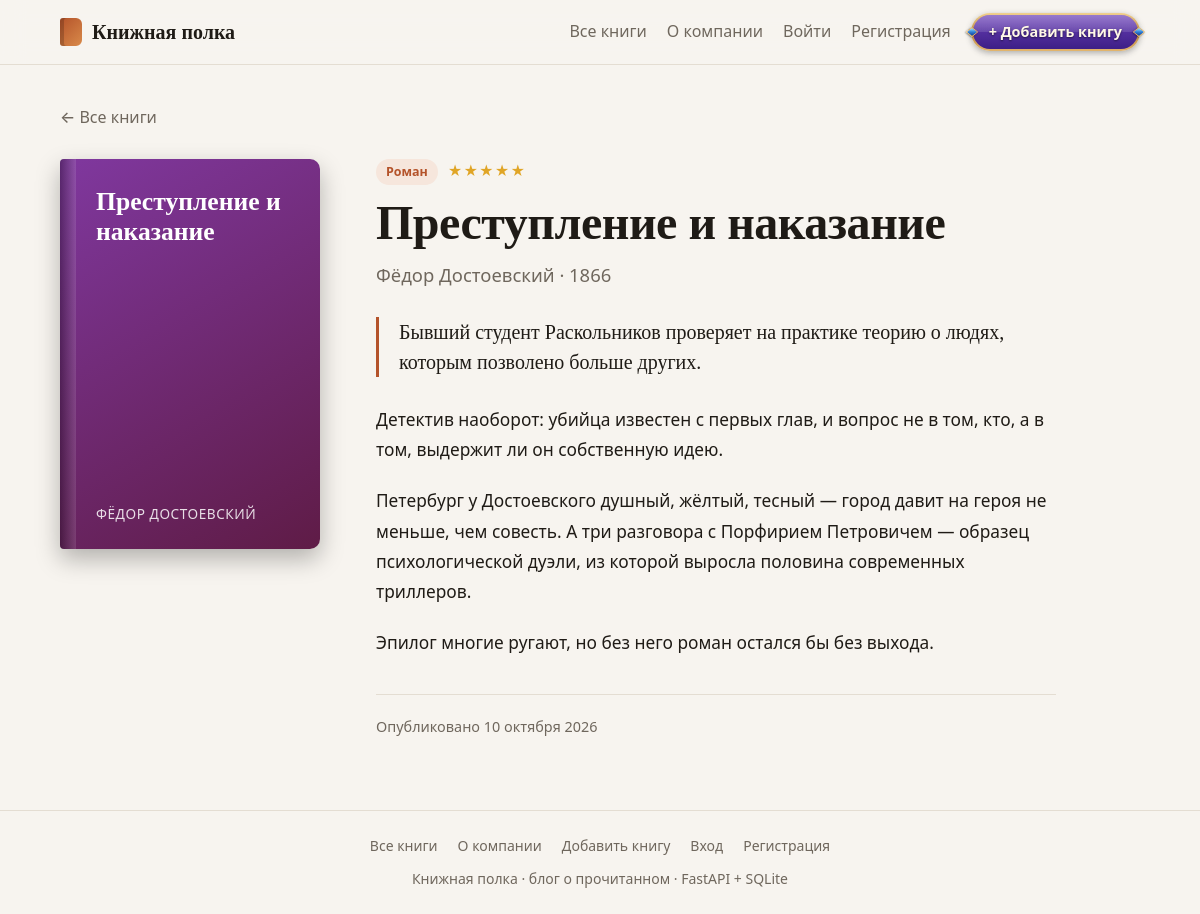
The page /books/6 on the database its author committed.
### tables this page shows
CREATE TABLE books (
    id          INTEGER PRIMARY KEY AUTOINCREMENT,
    title       TEXT    NOT NULL,
    author      TEXT    NOT NULL,
    year        INTEGER,
    genre       TEXT    NOT NULL DEFAULT '',
    rating      INTEGER NOT NULL DEFAULT 0,
    description TEXT    NOT NULL DEFAULT '',
    content     TEXT    NOT NULL DEFAULT '',
    created_at  TEXT    NOT NULL,
    updated_at  TEXT    NOT NULL
);

### main.py (the view)
@app.get("/books/{book_id}", response_class=HTMLResponse)
def view_book(request: Request, book_id: BookId):
    book = get_book_or_404(book_id)
    return templates.TemplateResponse(request, "book.html", {"book": book})

### templates/book.html (shortened to what this page needs)
{% extends "base.html" %}
{% from "_macros.html" import cover, stars %}
{% block content %}
<a class="back-link" href="/"><span aria-hidden="true">←</span> Все книги</a>
<article class="book">
    <aside class="book-side">
        {{ cover(book, large=True) }}
    </aside>
    <div class="book-main">
        <div class="card-meta">
            {% if book.genre %}<span class="tag">{{ book.genre }}</span>{% endif %}
            {{ stars(book.rating) }}
        </div>
        <h1 class="book-title">{{ book.title }}</h1>
        <p class="book-author">
            {{ book.author }}{% if book.year %} · {{ book.year }}{% endif %}
        </p>
        {% if book.description %}
        <p class="book-lead">{{ book.description }}</p>
        {% endif %}
        {% if book.content %}
        <div class="prose">
            {% for paragraph in book.content.split("\n\n") %}
            {% if paragraph.strip() %}<p>{{ paragraph }}</p>{% endif %}
            {% endfor %}
        </div>
        {% else %}
        <p class="muted">Заметок об этой книге пока нет.</p>
        {% endif %}
        <p class="book-dates muted">
            Опубликовано {{ book.created_at|date }}
        </p>
    </div>
</article>
{% endblock %}

### templates/_macros.html (shortened to what this page needs)
{% macro cover(book, large=False) %}
<div class="cover{% if large %} cover-large{% endif %}" style="--hue: {{ (book.id * 47) % 360 }}" aria-hidden="true">
    <span class="cover-title">{{ book.title }}</span>
    <span class="cover-author">{{ book.author }}</span>
</div>
{% endmacro %}
{% macro stars(rating) %}
{% if rating %}
<span class="stars" title="Оценка: {{ rating }} из 5">
    <span class="stars-on">{{ "★" * rating }}</span>
</span>
{% endif %}
{% endmacro %}

### static/style.css (style rules this page uses)
:root { --bg: #f7f4ef; --surface: #ffffff; --surface-2: #f1ece4; --text: #1f1b16; --muted: #6f675d; --border: #e4ddd2; --accent: #b4532a; --accent-hover: #963f1c; --accent-soft: #f6e6dc; --on-accent: #ffffff; --danger: #b3261e; --danger-soft: #fbe9e7; --star: #e0a526; --shadow: 0 1px 2px rgba(31, 27, 22, .05), 0 8px 24px rgba(31, 27, 22, .07); --shadow-hover: 0 2px 4px rgba(31, 27, 22, .06), 0 18px 40px rgba(31, 27, 22, .13); --radius: 16px; --font-sans: "Segoe UI Variable Text", "Segoe UI", system-ui, -apple-system, Roboto, "Helvetica Neue", Arial, sans-serif; --font-serif: "Iowan Old Style", "Palatino Linotype", Palatino, Georgia, "Times New Roman", serif; color-scheme: light; }
*, *::before, *::after { box-sizing: border-box; }
body { margin: 0; min-height: 100vh; display: flex; flex-direction: column; background: var(--bg); color: var(--text); font-family: var(--font-sans); font-size: 16px; line-height: 1.6; -webkit-font-smoothing: antialiased; }
a { color: var(--accent); text-decoration: none; }
h1, h2 { font-family: var(--font-serif); font-weight: 700; line-height: 1.15; letter-spacing: -.01em; margin: 0; text-wrap: balance; }
h1, h2, .tag, .card-author, .card-text, .book-author, .book-lead { overflow-wrap: anywhere; }
.muted { color: var(--muted); }
.card-meta { display: flex; align-items: center; flex-wrap: wrap; gap: 10px; margin-bottom: 10px; font-size: .875rem; }
.tag { padding: 3px 10px; border-radius: 999px; background: var(--accent-soft); color: var(--accent); font-size: .78rem; font-weight: 600; }
.stars { letter-spacing: 1px; white-space: nowrap; }
.stars-on { color: var(--star); }
.cover { position: relative; display: flex; flex-direction: column; justify-content: space-between; width: 150px; aspect-ratio: 2 / 3; padding: 16px 14px 14px 22px; overflow: hidden; border-radius: 4px 10px 10px 4px; color: #fff; background: linear-gradient(150deg, hsl(var(--hue) 48% 42%), hsl(calc(var(--hue) + 40) 55% 24%)); box-shadow: 0 10px 24px rgba(0, 0, 0, .28); }
.cover::before { content: ""; position: absolute; inset: 0 auto 0 0; width: 10px; background: linear-gradient(90deg, rgba(0, 0, 0, .3), rgba(255, 255, 255, .12)); }
.cover-title { font-family: var(--font-serif); font-size: 1rem; font-weight: 700; line-height: 1.2; overflow-wrap: anywhere; display: -webkit-box; -webkit-line-clamp: 5; line-clamp: 5; -webkit-box-orient: vertical; overflow: hidden; }
.cover-author { flex-shrink: 0; font-size: .7rem; letter-spacing: .04em; text-transform: uppercase; opacity: .85; overflow-wrap: anywhere; display: -webkit-box; -webkit-line-clamp: 3; line-clamp: 3; -webkit-box-orient: vertical; overflow: hidden; }
.cover-large { width: 100%; max-width: 260px; padding: 28px 24px 24px 36px; }
.cover-large::before { width: 16px; }
.cover-large .cover-title { font-size: 1.6rem; }
.cover-large .cover-author { font-size: .85rem; }
.back-link { display: inline-block; margin-bottom: 28px; color: var(--muted); font-weight: 500; }
.book { display: grid; grid-template-columns: 260px minmax(0, 1fr); gap: 56px; align-items: start; }
.book-side { position: sticky; top: 96px; display: flex; flex-direction: column; gap: 24px; }
.book-main { max-width: 680px; }
.book-title { font-size: clamp(2rem, 4.5vw, 3rem); }
.book-author { margin: 10px 0 0; color: var(--muted); font-size: 1.15rem; font-weight: 500; }
.book-lead { margin: 28px 0 0; padding-left: 20px; border-left: 3px solid var(--accent); font-family: var(--font-serif); font-size: 1.25rem; line-height: 1.5; }
.prose { margin-top: 28px; font-size: 1.08rem; line-height: 1.75; }
.prose p { margin: 0 0 1.2em; white-space: pre-line; overflow-wrap: anywhere; }
.book-dates { margin: 36px 0 0; padding-top: 20px; border-top: 1px solid var(--border); font-size: .9rem; }

### rows shown on the page
books: title "Преступление и наказание", author "ФЁДОР ДОСТОЕВСКИЙ", genre "Роман", author "Фёдор Достоевский", year "1866", description "Бывший студент Раскольников проверяет на практике теорию о людях, которым позволено больше других.", created_at "10 октября 2026"

### other values the page prints
{{ "★" * rating }} "★★★★★"
{{ paragraph }} "Детектив наоборот: убийца известен с первых глав, и вопрос не в том, кто, а в том, выдержит ли он собственную идею." "Эпилог многие ругают, но без него роман остался бы без выхода."
